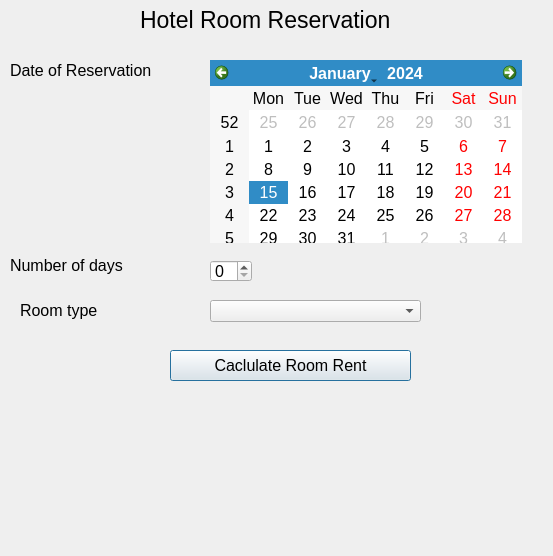
<?xml version="1.0" encoding="UTF-8"?>
<ui version="4.0">
 <class>Dialog</class>
 <widget class="QDialog" name="Dialog">
  <property name="geometry">
   <rect>
    <x>0</x>
    <y>0</y>
    <width>553</width>
    <height>556</height>
   </rect>
  </property>
  <property name="windowTitle">
   <string>Dialog</string>
  </property>
  <widget class="QLabel" name="label">
   <property name="geometry">
    <rect>
     <x>140</x>
     <y>10</y>
     <width>281</width>
     <height>20</height>
    </rect>
   </property>
   <property name="font">
    <font>
     <pointsize>17</pointsize>
    </font>
   </property>
   <property name="text">
    <string>Hotel Room Reservation</string>
   </property>
  </widget>
  <widget class="QLabel" name="label_2">
   <property name="geometry">
    <rect>
     <x>10</x>
     <y>60</y>
     <width>161</width>
     <height>20</height>
    </rect>
   </property>
   <property name="font">
    <font>
     <pointsize>12</pointsize>
    </font>
   </property>
   <property name="text">
    <string>Date of Reservation</string>
   </property>
  </widget>
  <widget class="QLabel" name="label_3">
   <property name="geometry">
    <rect>
     <x>10</x>
     <y>250</y>
     <width>161</width>
     <height>31</height>
    </rect>
   </property>
   <property name="font">
    <font>
     <pointsize>12</pointsize>
    </font>
   </property>
   <property name="text">
    <string>Number of days</string>
   </property>
  </widget>
  <widget class="QCalendarWidget" name="calendarWidget">
   <property name="geometry">
    <rect>
     <x>210</x>
     <y>60</y>
     <width>312</width>
     <height>183</height>
    </rect>
   </property>
   <property name="font">
    <font>
     <pointsize>12</pointsize>
    </font>
   </property>
  </widget>
  <widget class="QSpinBox" name="spinBox">
   <property name="geometry">
    <rect>
     <x>210</x>
     <y>260</y>
     <width>42</width>
     <height>22</height>
    </rect>
   </property>
   <property name="font">
    <font>
     <pointsize>12</pointsize>
    </font>
   </property>
  </widget>
  <widget class="QLabel" name="label_4">
   <property name="geometry">
    <rect>
     <x>20</x>
     <y>300</y>
     <width>111</width>
     <height>20</height>
    </rect>
   </property>
   <property name="font">
    <font>
     <pointsize>12</pointsize>
    </font>
   </property>
   <property name="text">
    <string>Room type</string>
   </property>
  </widget>
  <widget class="QComboBox" name="comboBox">
   <property name="geometry">
    <rect>
     <x>210</x>
     <y>300</y>
     <width>211</width>
     <height>22</height>
    </rect>
   </property>
   <property name="font">
    <font>
     <pointsize>12</pointsize>
    </font>
   </property>
  </widget>
  <widget class="QPushButton" name="pushButton">
   <property name="geometry">
    <rect>
     <x>170</x>
     <y>350</y>
     <width>241</width>
     <height>31</height>
    </rect>
   </property>
   <property name="font">
    <font>
     <pointsize>12</pointsize>
    </font>
   </property>
   <property name="text">
    <string>Caclulate Room Rent</string>
   </property>
  </widget>
  <widget class="QLabel" name="Enteredinfo">
   <property name="geometry">
    <rect>
     <x>20</x>
     <y>400</y>
     <width>501</width>
     <height>51</height>
    </rect>
   </property>
   <property name="font">
    <font>
     <pointsize>12</pointsize>
    </font>
   </property>
   <property name="text">
    <string/>
   </property>
  </widget>
  <widget class="QLabel" name="RoomRentinfo">
   <property name="geometry">
    <rect>
     <x>10</x>
     <y>480</y>
     <width>501</width>
     <height>51</height>
    </rect>
   </property>
   <property name="font">
    <font>
     <pointsize>12</pointsize>
    </font>
   </property>
   <property name="text">
    <string/>
   </property>
  </widget>
 </widget>
 <resources/>
 <connections/>
</ui>
